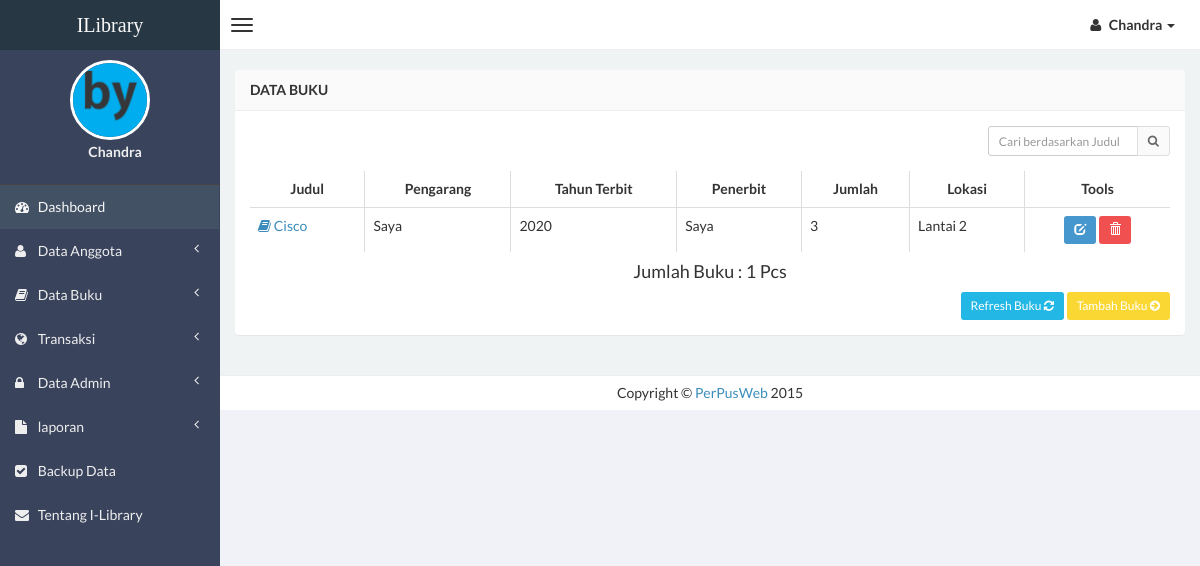
/admin/buku.php (signed in), run on an earlier commit of the app's database.
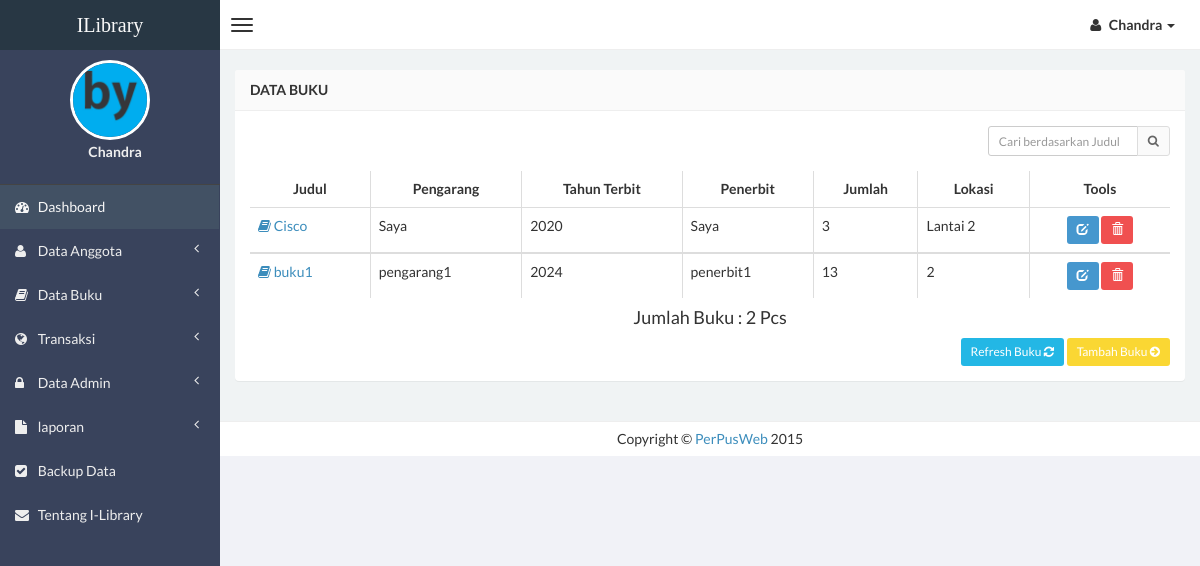
And on a later commit of the database.
### tables this page shows
CREATE TABLE `data_buku` (
  `id` int(5) NOT NULL,
  `judul` varchar(250) NOT NULL,
  `pengarang` varchar(250) NOT NULL,
  `th_terbit` varchar(4) NOT NULL,
  `penerbit` varchar(250) NOT NULL,
  `isbn` varchar(25) NOT NULL,
  `kategori` varchar(50) NOT NULL,
  `kode_klas` varchar(20) NOT NULL,
  `jumlah_buku` int(2) NOT NULL,
  `lokasi` varchar(50) NOT NULL,
  `asal` varchar(50) NOT NULL,
  `jum_temp` int(4) NOT NULL,
  `tgl_input` varchar(75) NOT NULL,
  `gambar` text NOT NULL
);

### admin/buku.php (the view, shortened to what the changed rows need)
<?php
if (empty($_SESSION['username'])){
	header('location:../index.php');
} else {
?>
<!DOCTYPE html>
<html>
<head>
    <link href="../css/bootstrap.min.css" rel="stylesheet" type="text/css" />
    <link href="../css/font-awesome.min.css" rel="stylesheet" type="text/css" />
    <link href="../css/ionicons.min.css" rel="stylesheet" type="text/css" />
    <link href="../css/morris/morris.css" rel="stylesheet" type="text/css" />
    <link href="../css/jvectormap/jquery-jvectormap-1.2.2.css" rel="stylesheet" type="text/css" />
    <link href="../css/datepicker/datepicker3.css" rel="stylesheet" type="text/css" />
    <link href="../css/daterangepicker/daterangepicker-bs3.css" rel="stylesheet" type="text/css" />
    <link href="../css/iCheck/all.css" rel="stylesheet" type="text/css" />
    <link href="../css/style.css" rel="stylesheet" type="text/css" />
      </head>
      <body class="skin-black">
<?php } ?>
                <div class="wrapper row-offcanvas row-offcanvas-left">
                    <aside class="right-side">
                <section class="content">
                    <div class="row">
                        <div class="col-xs-12">
                            <div class="panel">
                                <div class="panel-body table-responsive">
                                    <?php
                    $query1="select * from data_buku";
                    $tampil=mysql_query($query1) or die(mysql_error());
                    ?>
                                    <table id="example" class="table table-hover table-bordered">
                  <thead>
                      <tr>
                        <th><center>Judul </center></th>
                        <th><center>Pengarang </center></th>
                        <th><center>Tahun Terbit </center></th>
                        <th><center>Penerbit </center></th>
                        <th><center>Jumlah </center></th>
                        <th><center>Lokasi </center></th>
                        <th><center>Tools</center></th>
                      </tr>
                  </thead>
                     <?php while($data=mysql_fetch_array($tampil))
                    { ?>
                    <tbody>
                    <tr>
                    <td><a href="detail-buku.php?hal=edit&kd=<?php echo $data['id'];?>"><span class="fa fa-book"></span> <?php echo $data['judul']; ?></a></td>
                    <td><?php echo $data['pengarang']; ?></td>
                    <td><?php echo $data['th_terbit'];?></td>
                    <td><?php echo $data['penerbit'];?></td>
                    <td><?php echo $data['jumlah_buku'];?></td>
                    <td><?php echo $data['lokasi'];?></td>
                    <td><center><div id="thanks"><a class="btn btn-sm btn-primary" data-placement="bottom" data-toggle="tooltip" title="Edit Buku" href="edit-buku.php?hal=edit&kd=<?php echo $data['id'];?>"><span class="glyphicon glyphicon-edit"></span></a>
                    <a onclick="return confirm ('Yakin hapus <?php echo $data['judul'];?>.?');" class="btn btn-sm btn-danger tooltips" data-placement="bottom" data-toggle="tooltip" title="Hapus Buku" href="hapus-buku.php?hal=hapus&kd=<?php echo $data['id'];?>"><span class="glyphicon glyphicon-trash"></a></center></td></tr></div>
                    <?php
              }
              ?>
                  <?php $tampil=mysql_query("select * from data_buku order by id");
                        $buku=mysql_num_rows($tampil);
                    ?>
                  <center><h4>Jumlah Buku : <?php echo "$buku"; ?> Pcs </h4> </center>
                                </div>
                            </div>
                        </div>
                    </div>
</body>
</html>

What changed in the data, as far as the page shows it:
added data_buku: judul "buku1", pengarang "pengarang1", th_terbit "2024", penerbit "penerbit1", jumlah_buku "13", lokasi "2"
Also different on the page:
$buku: "1" → "2"
